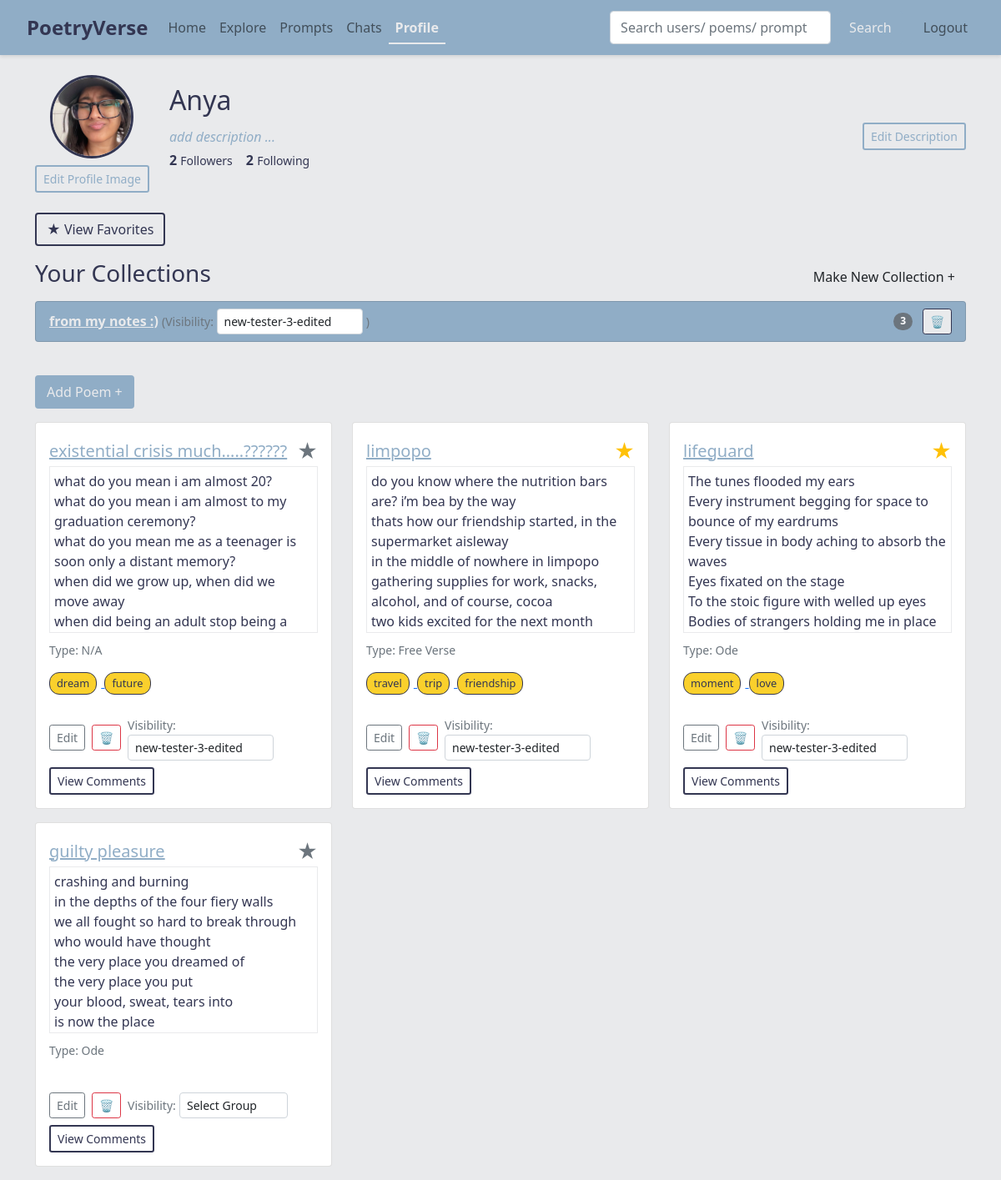
The app's page /profile (signed in) with its own data.
### app.py (models this page shows)
class User(db.Model, UserMixin):
    id = db.Column(db.Integer, primary_key=True)
    username = db.Column(db.String(150), unique=True, nullable=False)
    email = db.Column(db.String(150), unique=True, nullable=False)
    password = db.Column(db.String(200), nullable=False)
    description = db.Column(db.Text, nullable=True)
    profile_image = db.Column(db.String(300), nullable=True)
    poems = db.relationship('Poem', backref='author', lazy=True)
    collections = db.relationship('Collection', backref='owner', lazy=True)
    favorite_poems = db.relationship('Poem', secondary=favorites, backref=db.backref('favorited_by', lazy='dynamic'))
    following = db.relationship('User', secondary=followers,
                                primaryjoin=(followers.c.follower_id == id),
                                secondaryjoin=(followers.c.followed_id == id),
                                backref=db.backref('followers', lazy='dynamic'),
                                lazy='dynamic')

class Collection(db.Model):
    id = db.Column(db.Integer, primary_key=True)
    name = db.Column(db.String(150), nullable=False)
    user_id = db.Column(db.Integer, db.ForeignKey('user.id'), nullable=False)
    poems = db.relationship('Poem', backref='collection', lazy=True)
    visibility = db.Column(db.String(10), nullable=False, default='public')

class Poem(db.Model):
    id = db.Column(db.Integer, primary_key=True)
    title = db.Column(db.String(200), nullable=False)
    content = db.Column(db.Text, nullable=False)
    poem_type = db.Column(db.String(100), nullable=True)
    rating = db.Column(db.Integer, default=0)
    user_id = db.Column(db.Integer, db.ForeignKey('user.id'), nullable=False)
    collection_id = db.Column(db.Integer, db.ForeignKey('collection.id'), nullable=True)
    visibility = db.Column(db.String(10), nullable=False, default='public')
    comments = db.relationship('Comment', backref='poem', lazy=True, cascade="all, delete-orphan")
    tags = db.relationship('Tag', secondary=poem_tags, backref=db.backref('poems', lazy='dynamic'))
    prompt_id = db.Column(db.Integer, db.ForeignKey('prompt.id'), nullable=True)

class Tag(db.Model):
    id = db.Column(db.Integer, primary_key=True)
    name = db.Column(db.String(50), unique=True, nullable=False)

### app.py (the view)
@app.route('/profile')
@login_required
def profile():
    user = current_user
    chat_groups = user.chat_groups.all()
    return render_template('profile.html', user=user, chat_groups=chat_groups)

### app.py (called while the page is built)
@login_manager.user_loader
def load_user(user_id):
    return User.query.get(int(user_id))

### templates/profile.html (shortened to what this page needs)
{% extends "base.html" %}
{% block content %}
<div class="d-flex align-items-center mb-4">
  <div class="me-4 text-center">
    {% if current_user.profile_image %}
      <img id="profileImage" src="{{ current_user.profile_image }}" alt="Profile Image" class="rounded-circle profile-img" style="width: 100px; height: 100px;">
    {% else %}
      <div class="rounded-circle bg-secondary d-flex justify-content-center align-items-center" style="width: 100px; height: 100px;">
        <span class="text-white" style="font-size: 2rem;">?</span>
      </div>
    {% endif %}
    <div class="mt-2">
      <button class="btn btn-sm btn-outline-primary new-coll-btn" data-bs-toggle="modal" data-bs-target="#editProfileImageModal">
        Edit Profile Image
      </button>
    </div>
  </div>
  <div class="flex-grow-1">
    <h2>{{ current_user.username }}</h2>
    <div class="d-flex justify-content-between align-items-center">
      <p id="user-description" class="mb-0">
        {% if current_user.description %}
          {{ current_user.description }}
        {% else %}
          <em class="custom-register">add description ...</em>
        {% endif %}
      </p>
      <button class="btn btn-sm btn-outline-primary new-coll-btn" data-bs-toggle="modal" data-bs-target="#editDescriptionModal">
        Edit Description
      </button>
    </div>
    {% if current_user.is_authenticated %}
    <div class="d-flex mb-3">
      <div class="me-3">
        <strong>{{ current_user.followers.count() }}</strong>
        <small>Followers</small>
      </div>
      <div>
        <strong>{{ current_user.following.count() }}</strong>
        <small>Following</small>
      </div>
    </div>
    {% endif %}
  </div>
</div>
<div class="mb-3">
  <div class="mb-3">
    <a href="{{ url_for('favorites') }}" class="btn btn-outline-warning fav-button">★ View Favorites</a>
  </div>
  <div class="d-flex justify-content-between align-items-center">
    <h3>Your Collections</h3>
    <button class="btn di" data-bs-toggle="modal" data-bs-target="#newCollectionModal">
      Make New Collection +
    </button>
  </div>
  <ul class="list-group mt-2">
    {% for coll in current_user.collections %}
    <li class="list-group-item d-flex justify-content-between align-items-center custom-list-item">
      <div>
        <a href="{{ url_for('collection', collection_id=coll.id) }}">{{ coll.name }}</a>
        <small class="text-muted"> (Visibility: </small>
        <select id="visibilitySelect-{{ coll.id }}" class="form-select form-select-sm d-inline-block" style="width: auto;" onchange="updateCollectionVisibilityHandler({{ coll.id }}, this)">
          {% if coll.visibility.startswith('select_group:') %}
            {% set selected_id = coll.visibility.split(':')[1] %}
            {% for group in chat_groups %}
              {% if group.id|string == selected_id %}
                <option value="select_group:{{ group.id }}" selected>{{ group.name }}</option>
              {% endif %}
            {% endfor %}
          {% endif %}
        </select>
        <small class="text-muted">)</small>
      </div>
      <div>
        <span class="badge bg-secondary rounded-pill me-2">{{ coll.poems|length }}</span>
        <button class="btn btn-sm btn-outline-danger delete-btn delete-custom" data-type="collection" data-name="{{ coll.name }}" data-id="{{ coll.id }}">
          &#128465;
        </button>
      </div>
    </li>
    {% else %}
    <li class="list-group-item">No collections yet.</li>
    {% endfor %}
  </ul>
</div>
<br>
<div class="mb-3">
  <a href="{{ url_for('add_poem') }}" class="btn btn-success prf-add">Add Poem +</a>
</div>
<div class="row">
  {% for poem in current_user.poems %}
  <div class="col-md-4 mb-3">
    <div class="card">
      <div class="card-body">
        <div class="d-flex justify-content-between align-items-center">
          <a href="{{ url_for('view_poem', poem_id=poem.id) }}" class="poem-link">
            <h5 class="card-title mb-0">{{ poem.title }}</h5>
          </a>
          <button class="favorite-btn" data-poem-id="{{ poem.id }}">
            <span class="star-icon {% if poem in current_user.favorite_poems %}text-warning{% else %}text-secondary{% endif %}">
              &#9733;
            </span>
          </button>
        </div>
        <div class="card-text custom-poem-profile">
          {{ poem.content | replace('\n', '<br>') | safe }}
        </div>
        <div>
          <p class="small text-muted">Type: {{ poem.poem_type or "N/A" }}</p>
          {% if poem.tags %}
            <div class="poem-tags-summary">
              {% for tag in poem.tags %}
                <a href="{{ url_for('search', q=tag.name) }}" class="tag-chip-link">
                  <span class="tag-chip-display">{{ tag.name }}</span>
                </a>
              {% endfor %}
            </div>
          {% endif %}
        </div>
        <br>
        <div class="d-flex align-items-center">
          <a href="{{ url_for('edit_poem', poem_id=poem.id) }}" class="btn btn-sm btn-outline-secondary">Edit</a>
          <button class="btn btn-sm btn-outline-danger ms-2 delete-btn" data-type="poem" data-name="{{ poem.title }}" data-id="{{ poem.id }}">
            &#128465;
          </button>
          <div class="ms-2">
            <small class="text-muted">Visibility:</small>
            <select class="form-select form-select-sm d-inline-block" style="width: auto;" onchange="updatePoemVisibilityHandler({{ poem.id }}, this)">
              <option value="select_group" {% if not poem.visibility.startswith('select_group:') %}selected{% endif %}>Select Group</option>
              {% if poem.visibility.startswith('select_group:') %}
                {% set selected_id = poem.visibility.split(':')[1] %}
                {% for group in chat_groups %}
                  {% if group.id|string == selected_id %}
                    <option value="select_group:{{ group.id }}" selected>{{ group.name }}</option>
                  {% endif %}
                {% endfor %}
              {% endif %}
            </select>
          </div>
        </div>
        <div class="mt-2">
          <button class="btn btn-sm btn-outline-primary view-comments-btn fav-button" data-bs-toggle="modal" data-bs-target="#commentsModal" data-poem-id="{{ poem.id }}">
            View Comments
          </button>
        </div>
      </div>
    </div>
  </div>
  {% else %}
  <p>You haven't added any poems yet.</p>
  {% endfor %}
</div>
{% endblock %}

### templates/base.html (shortened to what this page needs)
<!DOCTYPE html>
<html lang="en">
<head>
  <link href="https://cdn.jsdelivr.net/npm/bootstrap@5.0.2/dist/css/bootstrap.min.css" rel="stylesheet">
  <link rel="stylesheet" href="{{ url_for('static', filename='css/global.css') }}">
</head>
<body>
  <nav class="navbar navbar-expand-lg navbar-light navbar-custom">
    <div class="container-fluid">
      <a class="navbar-brand" href="{{ url_for('home') }}">PoetryVerse</a>
      <div class="collapse navbar-collapse" id="navbarNav">
        <ul class="navbar-nav me-auto">
          <li class="nav-item">
            <a class="nav-link {% if request.endpoint == 'home' %}active{% endif %}" href="{{ url_for('home') }}">Home</a>
          </li>
          <li class="nav-item">
            <a class="nav-link {% if request.endpoint == 'explore' %}active{% endif %}" href="{{ url_for('explore') }}">Explore</a>
          </li>
          <li class="nav-item">
            <a class="nav-link {% if request.endpoint == 'prompts' %}active{% endif %}" href="{{ url_for('prompts') }}">Prompts</a>
          </li>
          {% if current_user.is_authenticated %}
          <li class="nav-item">
            <a class="nav-link {% if request.endpoint == 'chats' %}active{% endif %}" href="{{ url_for('chats') }}">Chats</a>
          </li>
          <li class="nav-item">
            <a class="nav-link {% if request.endpoint == 'profile' %}active{% endif %}" href="{{ url_for('profile') }}">Profile</a>
          </li>
          {% endif %}
        </ul>
        <form class="d-flex me-3" action="{{ url_for('search') }}" method="GET">
          <input class="form-control me-2 custom-searchbar" type="search" name="q" placeholder="Search users/ poems/ prompts">
          <button class="btn btn-outline-success prf-add" type="submit">Search</button>
        </form>
        <ul class="navbar-nav">
          {% if current_user.is_authenticated %}
          <li class="nav-item">
            <a class="nav-link" href="{{ url_for('logout') }}">Logout</a>
          </li>
          {% endif %}
        </ul>
      </div>
    </div>
  </nav>
  <div class="container mt-4">
    {% block content %}{% endblock %}
  </div>
</body>
</html>

### static/css/global.css (style rules this page uses)
body { background-color: #e9eaec; color: #333652; }
.navbar-custom { background-color: #90adc6 !important; padding: 10px 20px; box-shadow: 0 2px 4px rgba(0,0,0,0.1); }
.navbar-custom .nav-link { color: #333652; font-weight: 500; transition: color 0.3s, border-bottom 0.3s; position: relative; }
.navbar-custom .nav-link.active { color: #e9eaec !important; font-weight: 600; }
.navbar-custom .nav-link.active::after { content: ''; display: block; width: 100%; height: 2px; background-color: #e9eaec; position: absolute; bottom: 0; left: 0; }
.navbar-brand { font-size: 1.5rem; font-weight: bold; color: #333652 !important; }
.delete-custom { background-color: #e9eaec; border: 1px solid #333652; }
.custom-list-item { background-color: #90adc6; color: #e9eaec !important; }
li.custom-list-item a, li.custom-list-item a:link, li.custom-list-item a:visited, li.custom-list-item a:hover, li.custom-list-item a:active { color: #e9eaec !important; background-color: #90adc6; font-weight: bold; }
.new-coll-btn { background-color: #e9eaec; border: 2px solid #90adc6; color: #90adc6; }
.prf-add { background-color: #90adc6; color: #e9eaec; border: 2px solid #90adc6; }
.custom-register { color: #90adc6 !important; }
.profile-img { width: 100px; height: 100px; border-radius: 50%; object-fit: cover; object-position: center; border: 3px solid #333652; }
.poem-link { color: #90adc6; }
.favorite-btn { border: none; background: none; padding: 0; font-size: 1.5rem; cursor: pointer; }
.star-icon { font-size: 1.5rem; color: black; transition: color 0.1s ease-in-out; }
.star-icon.text-warning { color: gold; }
.fav-button { background: none !important; border: 2px solid #333652; color: #333652; }
.tag-chip-display { display: inline-block; background-color: #fad02c; color: #333652; padding: 3px 8px; border: 1px solid #333652; border-radius: 12px; font-size: 0.8rem; margin-right: 5px; transition: color 0.9s ease-in-out; }
.custom-poem-profile { height:200px; overflow-y:auto; margin-bottom: 10px; padding: 5px; border: 1px solid #e9eaec; }
.custom-searchbar { width: 265px; }

### records on screen
User: profile_image (picture), username "Anya"
Collection: name "from my notes :)", poems|length "3"
Poem: title "existential crisis much…..??????", content "what do you mean i am almost 20? what do you mean i am almost to my graduation ceremony? what do you mean me as a teenager is soon only a distant memory? when did we grow up, when did we move away when did being an adult stop being a…", poem_type "N/A"
Tag: name "dream"
Tag: name "future"
Poem: title "limpopo", content "do you know where the nutrition bars are? i’m bea by the way thats how our friendship started, in the supermarket aisleway in the middle of nowhere in limpopo gathering supplies for work, snacks, alcohol, and of course, cocoa two kids excited for the next month", poem_type "Free Verse"
Tag: name "travel"
Tag: name "trip"
Tag: name "friendship"
Poem: title "lifeguard", content "The tunes flooded my ears Every instrument begging for space to bounce of my eardrums Every tissue in body aching to absorb the waves Eyes fixated on the stage To the stoic figure with welled up eyes Bodies of strangers holding me in place", poem_type "Ode"
Tag: name "moment"
Tag: name "love"
Poem: title "guilty pleasure", content "crashing and burning in the depths of the four fiery walls we all fought so hard to break through who would have thought the very place you dreamed of the very place you put your blood, sweat, tears into is now the place", poem_type "Ode", visibility+id "Select Group"

### other values on screen
{{ current_user.followers.count() }} "2"
{{ current_user.following.count() }} "2"
form field value "new-tester-3-edited"
